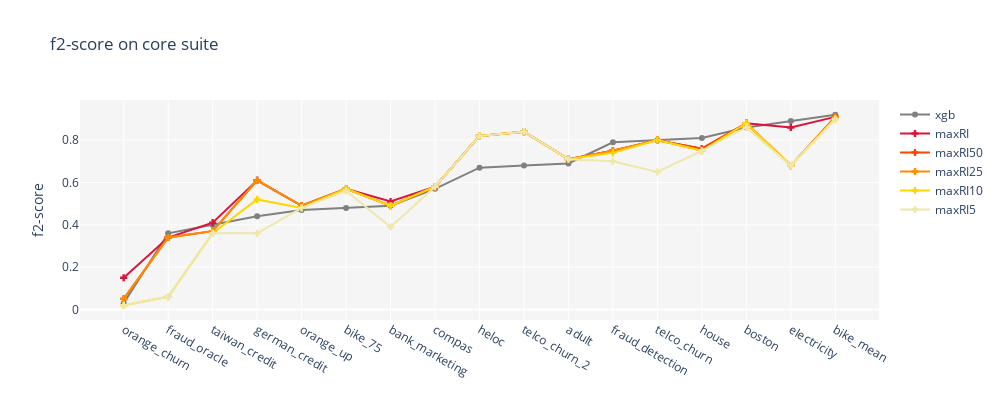

The notebook cell this image was saved under:
### Code cell
sorted_df = df_core_suite.sort_values('LENC-XGB_f2', ignore_index=True)
single_chart(pipelines=['LENC-XGB', 'maxRI', 'maxRI50', 'maxRI25', 'maxRI10', 'maxRI5'], metric='f2', df=sorted_df, df_long_name='core suite')

### Figure 1 — Plotly figure (JSON) as saved in the notebook; plotly's stock layout.template omitted (floating-point values rounded to 4 significant figures)
{"data": [{"line": {"color": "gray", "dash": "solid", "width": 2}, "marker": {"symbol": "circle"}, "mode": "markers+lines", "name": "xgb", "showlegend": true, "type": "scatter", "x": ["orange_churn", "fraud_oracle", "taiwan_credit", "german_credit", "orange_up", "bike_75", "bank_marketing", "compas", "heloc", "telco_churn_2", "adult", "fraud_detection", "telco_churn", "house", "boston", "electricity", "bike_mean"], "y": [0.03, 0.36, 0.4, 0.44, 0.47, 0.48, 0.49, 0.57, 0.67, 0.68, 0.69, 0.79, 0.8, 0.81, 0.86, 0.89, 0.92]}, {"line": {"color": "crimson", "dash": "solid", "width": 2}, "marker": {"symbol": "cross"}, "mode": "markers+lines", "name": "maxRI", "showlegend": true, "type": "scatter", "x": ["orange_churn", "fraud_oracle", "taiwan_credit", "german_credit", "orange_up", "bike_75", "bank_marketing", "compas", "heloc", "telco_churn_2", "adult", "fraud_detection", "telco_churn", "house", "boston", "electricity", "bike_mean"], "y": [0.15, 0.34, 0.41, 0.61, 0.49, 0.57, 0.51, 0.58, 0.82, 0.84, 0.71, 0.75, 0.8, 0.76, 0.88, 0.86, 0.91]}, {"line": {"color": "orangered", "dash": "solid", "width": 2}, "marker": {"symbol": "cross"}, "mode": "markers+lines", "name": "maxRI50", "showlegend": true, "type": "scatter", "x": ["orange_churn", "fraud_oracle", "taiwan_credit", "german_credit", "orange_up", "bike_75", "bank_marketing", "compas", "heloc", "telco_churn_2", "adult", "fraud_detection", "telco_churn", "house", "boston", "electricity", "bike_mean"], "y": [0.05, 0.34, 0.37, 0.61, 0.49, 0.57, 0.49, 0.58, 0.82, 0.84, 0.71, 0.75, 0.8, 0.76, 0.88, 0.68, 0.91]}, {"line": {"color": "darkorange", "dash": "solid", "width": 2}, "marker": {"symbol": "cross"}, "mode": "markers+lines", "name": "maxRI25", "showlegend": true, "type": "scatter", "x": ["orange_churn", "fraud_oracle", "taiwan_credit", "german_credit", "orange_up", "bike_75", "bank_marketing", "compas", "heloc", "telco_churn_2", "adult", "fraud_detection", "telco_churn", "house", "boston", "electricity", "bike_mean"], "y": [0.05, 0.34, 0.37, 0.61, 0.49, 0.57, 0.49, 0.58, 0.82, 0.84, 0.71, 0.75, 0.8, 0.75, 0.88, 0.68, 0.91]}, {"line": {"color": "gold", "dash": "solid", "width": 2}, "marker": {"symbol": "cross"}, "mode": "markers+lines", "name": "maxRI10", "showlegend": true, "type": "scatter", "x": ["orange_churn", "fraud_oracle", "taiwan_credit", "german_credit", "orange_up", "bike_75", "bank_marketing", "compas", "heloc", "telco_churn_2", "adult", "fraud_detection", "telco_churn", "house", "boston", "electricity", "bike_mean"], "y": [0.02, 0.06, 0.36, 0.52, 0.48, 0.57, 0.49, 0.58, 0.82, 0.84, 0.71, 0.74, 0.8, 0.75, 0.88, 0.68, 0.9]}, {"line": {"color": "palegoldenrod", "dash": "solid", "width": 2}, "marker": {"symbol": "cross"}, "mode": "markers+lines", "name": "maxRI5", "showlegend": true, "type": "scatter", "x": ["orange_churn", "fraud_oracle", "taiwan_credit", "german_credit", "orange_up", "bike_75", "bank_marketing", "compas", "heloc", "telco_churn_2", "adult", "fraud_detection", "telco_churn", "house", "boston", "electricity", "bike_mean"], "y": [0.02, 0.06, 0.36, 0.36, 0.48, 0.56, 0.39, 0.58, 0.82, 0.84, 0.71, 0.7, 0.65, 0.75, 0.86, 0.68, 0.9]}], "layout": {"height": 400, "plot_bgcolor": "whitesmoke", "title": {"text": "f2-score on core suite"}, "width": 1000, "yaxis": {"title": {"text": "f2-score"}}}}
